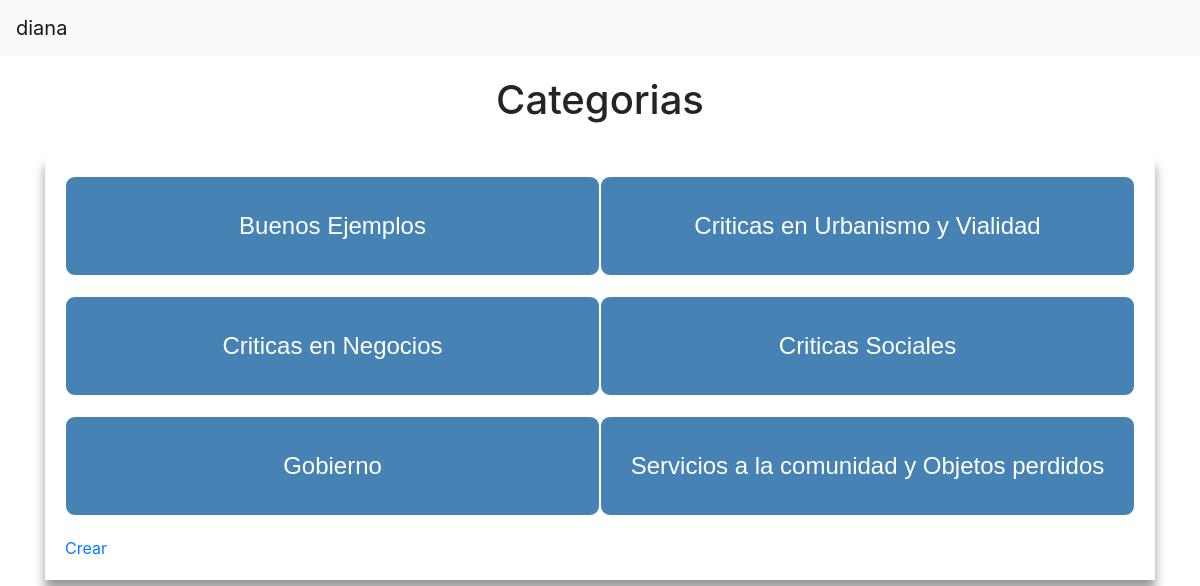
/categorias/ (signed in), run on the app's committed database.
### critica/models.py (models this page shows, shortened)
class Categoria(models.Model):
	categoria=models.CharField(max_length=50)

### critica/views.py (the view)
# urls.py: path('categorias/',views.Categorias.as_view(),name="categorias_view"),
class Categorias(generic.ListView):
	model=Categoria
	template_name="critica/categorias.html"

### templates/critica/categorias.html (shortened to what this page needs)
{% extends "base.html" %}
{% block content %}
<div class="container" style="margin-top: 20px;">
<h1 style="text-align: center;">Categorias</h1><br>
		<div class="row" style="margin: auto; box-shadow: #999 0px 10px 10px; padding: 20px;">
			{% for categoria in object_list %}
			<a href="{% url 'critica:criticas_view' categoria.id %}"  class="col-md-6 block" style="border: 1px solid; height: 100px; width: 90%; margin-bottom: 20px; text-decoration: none; color: white;">
				{{categoria.categoria}}
			</a>
			{% endfor %}
			<a href="{% url 'critica:crear_view' %}">Crear</a>
		</div>
</div>
{% endblock %}

### templates/navbar.html
<nav class="navbar navbar-light bg-light">
  <a class="navbar-brand" href="#">
  	{% if user.is_authenticated %}
		{{user.username}}
  	{% endif %}
  </a>
</nav>

### templates/base.html (style rules this page uses)
.block { display: flex; justify-content: center; align-items: center; text-align: center; font-family: sans-serif; font-size: 1.5em; color: white; background-color: steelblue; border-radius: 10px; }

### data on the page
Categoria: categoria "Buenos Ejemplos"
Categoria: categoria "Criticas en Urbanismo y Vialidad"
Categoria: categoria "Criticas en Negocios"
Categoria: categoria "Criticas Sociales"
Categoria: categoria "Gobierno"
Categoria: categoria "Servicios a la comunidad y Objetos perdidos"

### other printed values
{{ user.username }} "diana"
